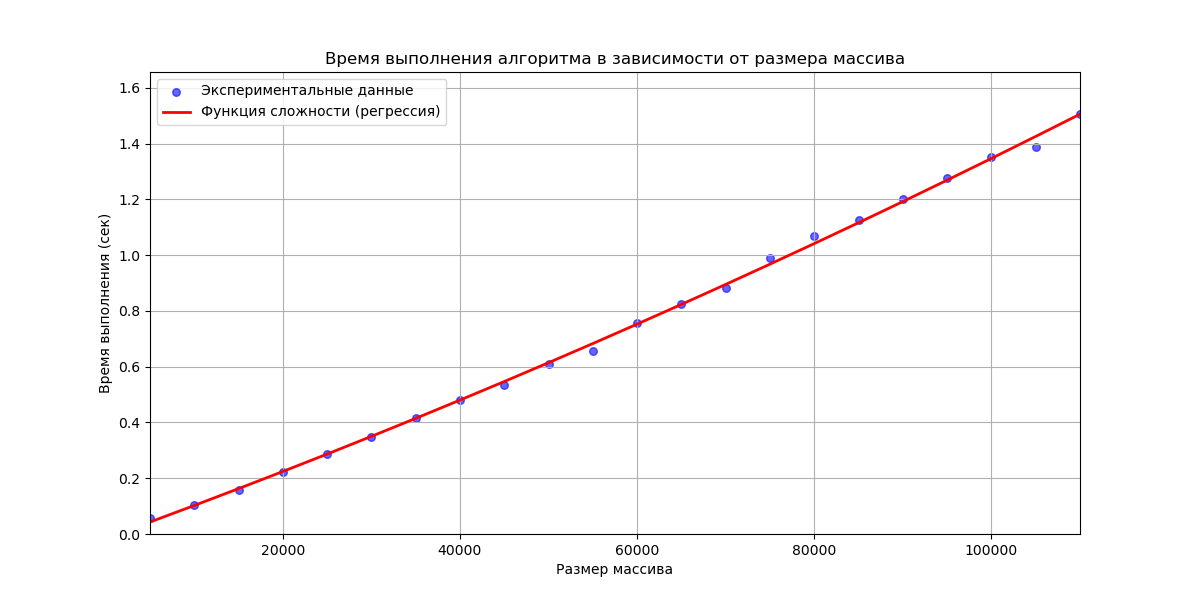

Write Python code to recreate this figure.
import numpy as np
import matplotlib.pyplot as plt
from sklearn.preprocessing import PolynomialFeatures
from sklearn.linear_model import LinearRegression
import time

def merge_sort(arr):
    if len(arr) > 1:
        mid = len(arr) // 2
        left_half = arr[:mid]
        right_half = arr[mid:]

        merge_sort(left_half)
        merge_sort(right_half)

        i = j = k = 0

        while i < len(left_half) and j < len(right_half):
            if left_half[i] < right_half[j]:
                arr[k] = left_half[i]
                i += 1
            else:
                arr[k] = right_half[j]
                j += 1
            k += 1

        while i < len(left_half):
            arr[k] = left_half[i]
            i += 1
            k += 1

        while j < len(right_half):
            arr[k] = right_half[j]
            j += 1
            k += 1
            
    return arr  

np.random.seed(42)

sizes = np.arange(5000, 110001, 5000)
times = []

for size in sizes:
    arr = np.random.randint(0, 10000, size)
    start_time = time.time()
    merge_sort(arr)
    end_time = time.time()
    times.append(end_time - start_time)
    print(size, end_time - start_time)

y = np.array(times)

poly = PolynomialFeatures(degree=2)
N_b_poly = poly.fit_transform(sizes.reshape(-1, 1))

model = LinearRegression()
model.fit(N_b_poly, y)

y_predict = model.predict(N_b_poly)

plt.figure(figsize=(12, 6))
plt.scatter(sizes, y, label='Экспериментальные данные', color='blue', alpha=0.6, s=30)
plt.plot(sizes, y_predict, label='Функция сложности (регрессия)', color='red', linewidth=2)
plt.title('Время выполнения алгоритма в зависимости от размера массива')
plt.xlabel('Размер массива')
plt.ylabel('Время выполнения (сек)')
plt.xlim(5000, 110000)
plt.ylim(0, max(y) + max(y) * 0.1)
plt.axhline(0, color='black', linewidth=0.5, ls='--')
plt.axvline(0, color='black', linewidth=0.5, ls='--')
plt.grid()
plt.legend()
plt.show()
